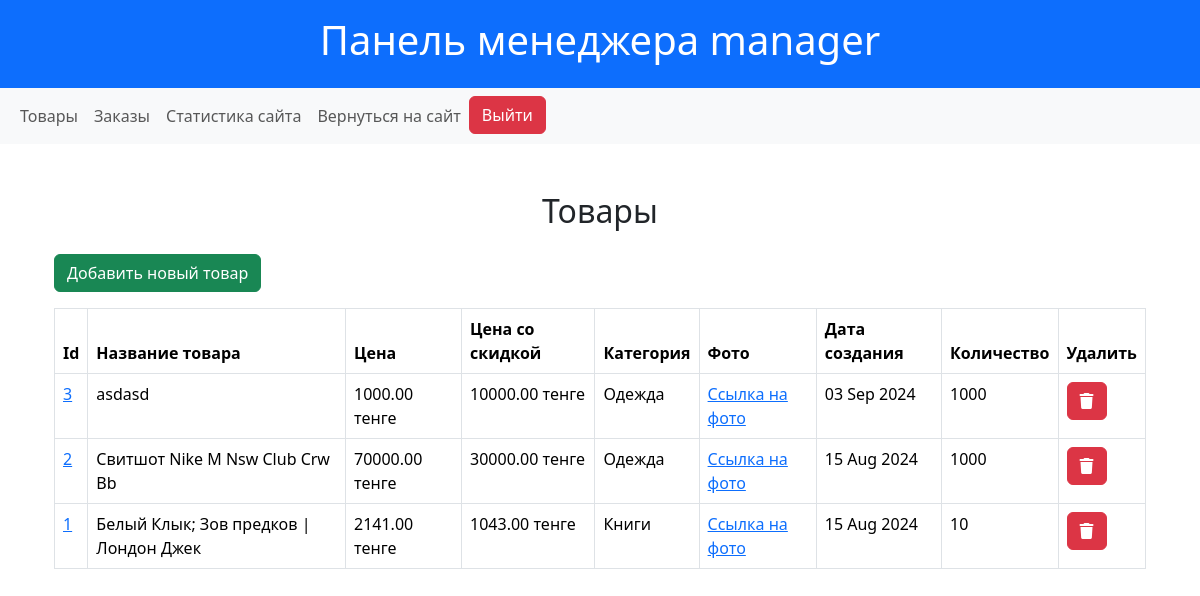
The app's page /manager/products/ (signed in), older data.
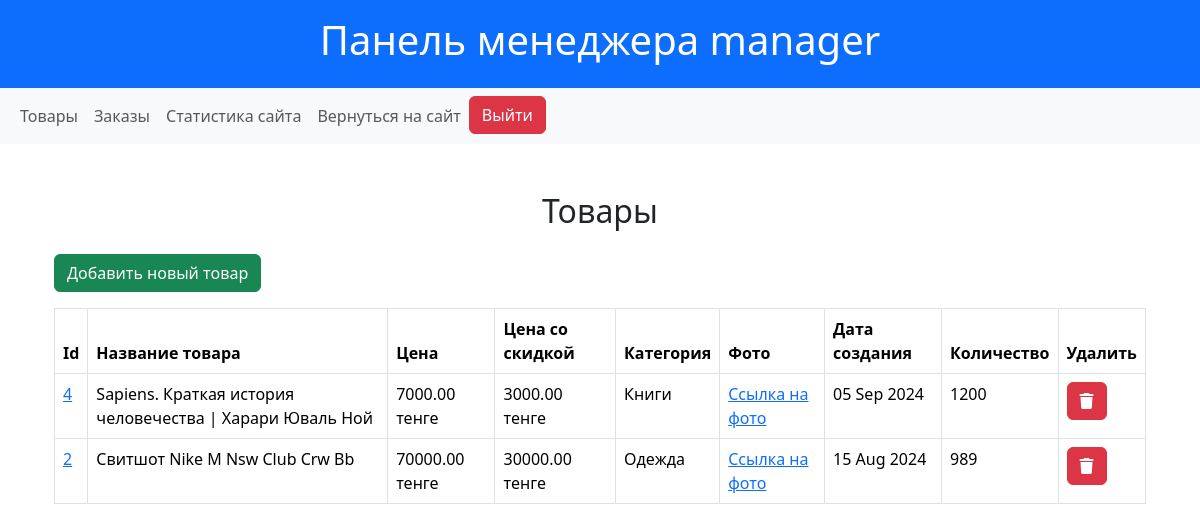
The same page, newer data.
### shop/models.py (models this page shows, shortened)
class Product(models.Model):
    name = models.CharField(max_length=200)
    slug = models.SlugField(max_length=200, null=True, blank=True)
    description = models.TextField()
    price = models.DecimalField(max_digits=10, decimal_places=2)
    discount_price = models.DecimalField(max_digits=10, decimal_places=2, blank=True, null=True, default=0)
    category = models.ForeignKey(Category, related_name="products", on_delete=models.CASCADE)
    image = models.ImageField(upload_to='media/products/')
    created_at = models.DateTimeField(auto_now_add=True)
    quantity = models.PositiveIntegerField(default=0, blank=True)
    class Meta:
        verbose_name = "Товар"
        verbose_name_plural = "Товары"

class Category(models.Model):
    name = models.CharField(max_length=200)
    slug = models.SlugField(max_length=200, null=True, blank=True)  # Убираем unique и добавляем null=True, blank=True
    parent = models.ForeignKey('self', null=True, blank=True, related_name="children", on_delete=models.CASCADE)
    class Meta:
        verbose_name = "Категория"
        verbose_name_plural = "Категории"
    def __str__(self):
        return self.name

### shop/views.py (the view)
# urls.py: path('manager/products/', ManagerProductsView.as_view(), name='manager_products'),
class ManagerProductsView(ManagerMixin, ListView):
    model = Product
    template_name = 'manager/products.html'
    context_object_name = 'products'
    ordering = ['-created_at']

### shop/views.py (called while the page is built)
    def test_func(self):
        return self.request.user.groups.filter(name="Менеджеры").exists()

### shop/templates/manager/products.html (shortened to what this page needs)
{% extends "manager/base.html" %}
{% block content %}
<div class="container mt-5">
    <h2 class="text-center mb-4">Товары</h2>
    <a href="{% url 'add_product' %}" class="btn btn-success mb-3">Добавить новый товар</a>
    <table class="table table-bordered table-hover">
        <thead class="thead-light">
            <tr>
                <th scope="col">Id</th>
                <th scope="col">Название товара</th>
                <th scope="col">Цена</th>
                <th scope="col">Цена со скидкой</th>
                <th scope="col">Категория</th>
                <th scope="col">Фото</th>
                <th scope="col">Дата создания</th>
                <th scope="col">Количество</th>
                <th scope="col">Удалить</th>
            </tr>
        </thead>
        <tbody>
            {% for product in products %}
                <tr>
                    <td><a href="{% url 'update_product' product.slug %}">{{ product.pk }}</a></td>
                    <td>{{ product.name }}</td>
                    <td>{{ product.price }} тенге</td>
                    <td>{{ product.discount_price }} тенге</td>
                    <td>{{ product.category }}</td>
                    <td>
                        <a href="{{ product.image.url }}" target="_blank">Ссылка на фото</a>
                    </td>
                    <td>{{ product.created_at|date:"d M Y" }}</td>
                    <td>{{ product.quantity }}</td>
                    <td>
                        <form action="{% url 'delete_product' product.slug %}" method="post">
                            <button type="submit" class="btn btn-danger" ><i class="fa-solid fa-trash"></i></button>
                        </form>
                    </td>
                </tr>
            {% endfor %}
        </tbody>
    </table>
</div>
{% endblock %}

Row changes from the older to the newer data that the page shows:
removed Product: pk "3", name "asdasd", price "1000.00", discount_price "10000.00", category "Одежда", created_at "03 Sep 2024", quantity "1000"
removed Product: pk "1", name "Белый Клык; Зов предков | Лондон Джек", price "2141.00", discount_price "1043.00", category "Книги", created_at "15 Aug 2024", quantity "10"
added Product: pk "4", name "Sapiens. Краткая история человечества | Харари Юваль Ной", price "7000.00", discount_price "3000.00", category "Книги", created_at "05 Sep 2024", quantity "1200"
changed Product "Свитшот Nike M Nsw Club Crw Bb": quantity "1000" → "989"
